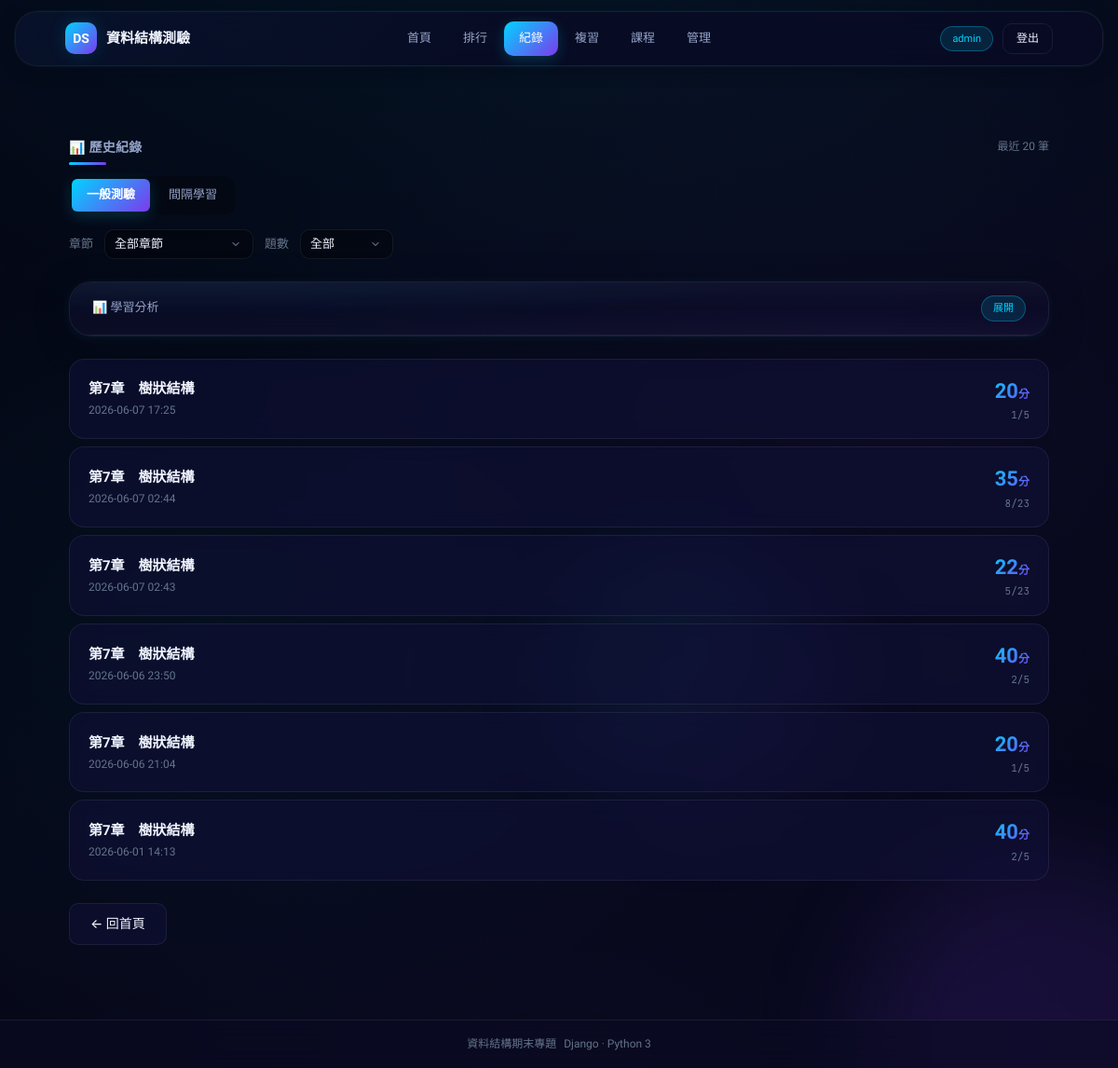
The app's page /quiz-records/ (signed in), older data.
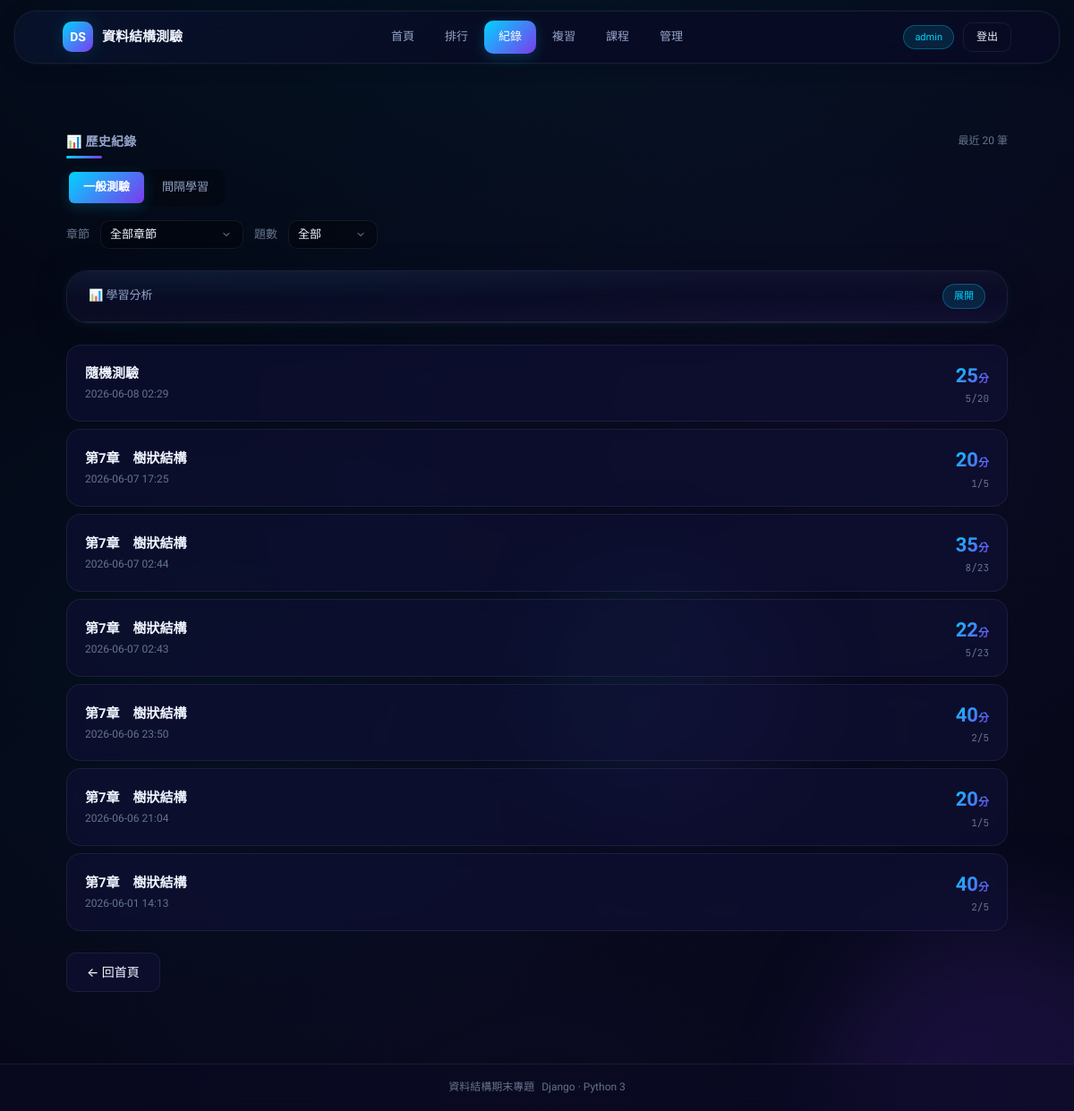
The same page, newer data.
### quiz_app/models.py (models this page shows, shortened)
class QuizRecord(models.Model):
    user = models.ForeignKey(User, on_delete=models.CASCADE, null=True, blank=True, verbose_name='使用者')
    chapter = models.CharField(max_length=50, verbose_name='章節')
    total_questions = models.IntegerField(verbose_name='總題數')
    correct_count = models.IntegerField(verbose_name='答對題數')
    score = models.FloatField(verbose_name='分數')
    time_spent = models.IntegerField(verbose_name='耗時(秒)', default=0)
    is_sr = models.BooleanField(default=False, verbose_name='間隔學習法')
    created_at = models.DateTimeField(auto_now_add=True, verbose_name='作答時間')
    class Meta:
        verbose_name = '作答記錄'
        verbose_name_plural = '作答記錄'
        ordering = ['-created_at']

### quiz_app/views.py (the view)
# urls.py: path('quiz-records/', views.quiz_records, name='quiz_records'),
def quiz_records(request):
    if not request.user.is_authenticated:
        return redirect('login')
    mode = request.GET.get('mode', 'general')
    chapter = request.GET.get('chapter', '')
    q_count = request.GET.get('count', '')
    qs = QuizRecord.objects.filter(user=request.user)
    if mode == 'sr':
        qs = qs.filter(is_sr=True)
    else:
        qs = qs.filter(is_sr=False)
    if chapter:
        qs = qs.filter(chapter=chapter)
    if q_count:
        try:
            qs = qs.filter(total_questions=int(q_count))
        except ValueError:
            pass
    records = qs.order_by('-created_at')[:20]
    chapters_list = sorted(set(
        QuizRecord.objects.values_list('chapter', flat=True)
    ), key=_chapter_sort_key)
    return render(request, 'quiz_app/quiz_records.html', {
        'records': records,
        'mode': mode,
        'chapters': chapters_list,
        'selected_chapter': chapter,
        'selected_count': q_count,
    })

### quiz_app/views.py (called while the page is built)
def _chapter_sort_key(ch):
    m = re.search(r'第(\d+)章', ch)
    return int(m.group(1)) if m else 0

### quiz_app/templates/quiz_app/quiz_records.html (shortened to what the changed rows need)
<!DOCTYPE html>
<html lang="zh-Hant">
<head>
  {% load static %}
  <link rel="stylesheet" href="{% static 'quiz_app/css/style.css' %}"/>
</head>
<body>
<div class="app">
  <main>
    <div class="container">
      {% if records %}
      <div class="record-list">
        {% for record in records %}
        <div class="record-row">
          <div class="record-info">
            <div class="record-chapter">{{ record.chapter }}</div>
            <div class="record-time">{{ record.created_at|date:"Y-m-d H:i" }}</div>
          </div>
          <div style="text-align:right;">
            <div class="record-score">{{ record.score|floatformat:0 }}<span style="font-size:12px;color:var(--text-dim);">分</span></div>
            <div class="mono dim" style="font-size:11px;">{{ record.correct_count }}/{{ record.total_questions }}</div>
          </div>
        </div>
        {% endfor %}
      </div>
      {% else %}
      <div class="empty">
        <div>暫無測驗紀錄</div>
        <div style="margin-top:8px;color:var(--text-faint);">選擇一個章節開始測驗吧！</div>
      </div>
      {% endif %}
    </div>
  </main>
</div>
</body>
</html>

Row changes from the older to the newer data that the page shows:
added QuizRecord: chapter "隨機測驗", created_at "2026-06-08 02:29", score "25", correct_count "5", total_questions "20"
